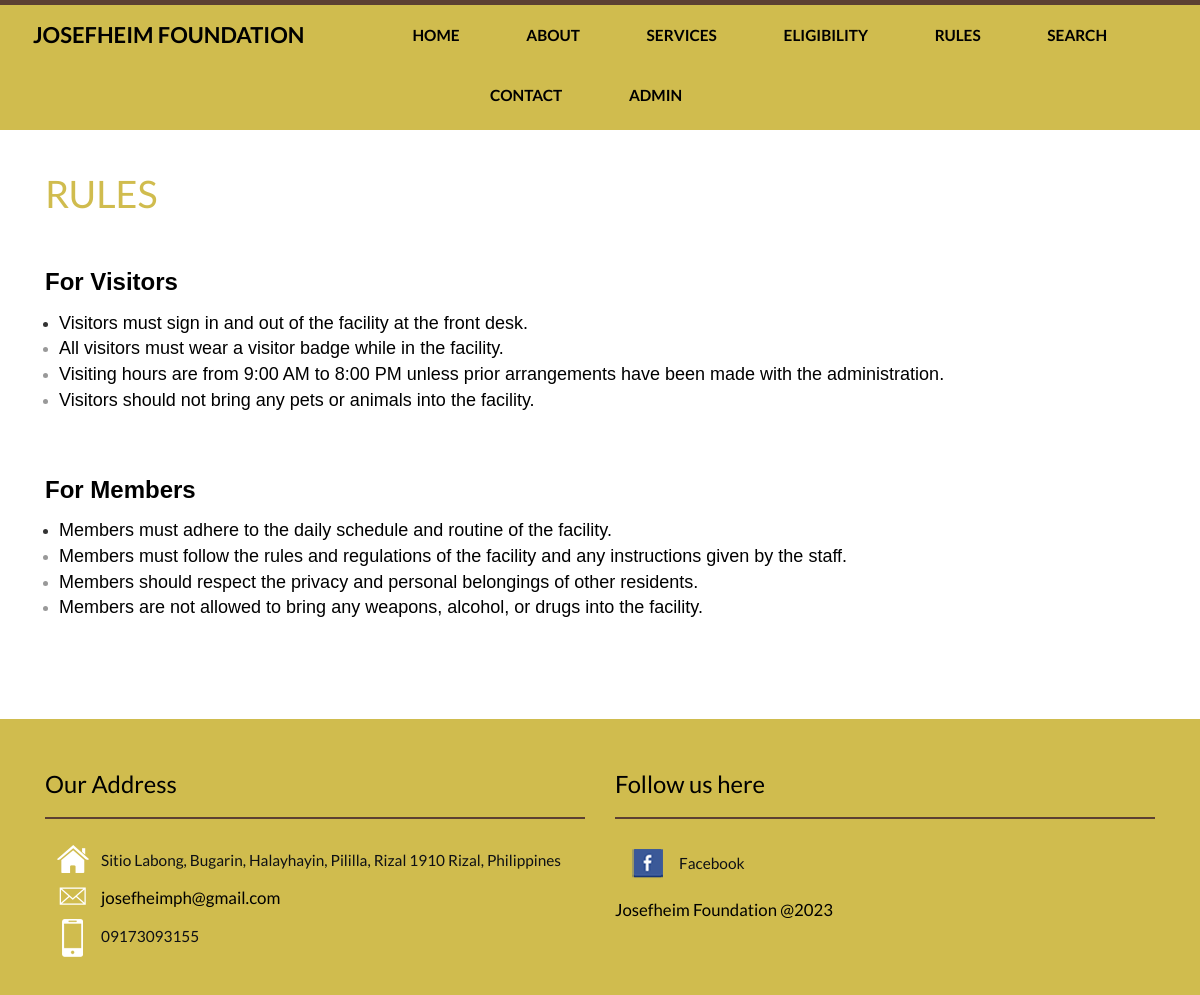
The page /rules.php on the database its author committed.
### tables this page shows
CREATE TABLE `tblpage` (
  `ID` int(10) NOT NULL,
  `PageType` varchar(200) DEFAULT NULL,
  `PageTitle` mediumtext DEFAULT NULL,
  `PageDescription` mediumtext DEFAULT NULL,
  `Email` varchar(200) DEFAULT NULL,
  `MobileNumber` varchar(15) DEFAULT NULL,
  `UpdationDate` date DEFAULT NULL,
  `Timing` varchar(200) NOT NULL
);

### rules.php (the view, shortened to what this page needs)
<?php
include('includes/config.php');
  ?>
<!DOCTYPE HTML>
<html>
<head>
<link href="css/bootstrap.css" rel='stylesheet' type='text/css' />
<link href="css/style.css" rel='stylesheet' type='text/css' />
<link rel="stylesheet" type="text/css" href="css/component.css" />
</head>
<body>
<?php include_once('includes/header.php');?>
	 <div class="gallery-section">
		 	<div class="container">
		 			<div class="letest-section">
	 			<div class="container">
	 				<?php
$ret=mysqli_query($con,"select * from tblpage where PageType='rules' ");
while ($row=mysqli_fetch_array($ret)) {
?>
	 				<h3><?php  echo $row['PageTitle'];?></h3>
	 				<p><?php  echo $row['PageDescription'];?></p><?php } ?>
					<br><br><br>
    </div>
 </div>
			</div>
		</div>
	<?php include_once('includes/footer.php');?>
</body>
</html>

### includes/footer.php (shortened to what this page needs)
<div class= "footer">
         <div class="container">
            <div class="col-md-6 footer-grid footer-grid1">
                    <div class="Office Address">
                        <h4>Our Address</h4>
                       <ul class="bottom-icons">
                        <?php
$ret=mysqli_query($con,"select * from tblpage where PageType='contactus' ");
while ($row=mysqli_fetch_array($ret)) {
?>
                            <li><a class="home" href="#"><span> </span></a><?php  echo $row['PageDescription'];?></li>
                            <li><a class="mail" href="mailto:info@example.com"><span> </span><?php  echo $row['Email'];?></a></li>
                            <li><a class="mbl" href="#"><span> </span></a><?php  echo $row['MobileNumber'];?></li>
                            <div class="clearfix"> </div><?php } ?>
                        </ul>
                     </div>
                </div>
                <div class="col-md-6 footer-grid footer-grid3">
                    <div class=" Follow us here">
                    <h4> Follow us here</h4>
                        <ul class="bottom-icons two">
                            <li><a class="fbook" href="https://web.facebook.com/josefheimfoundation/?_rdc=1&_rdr"><span> </span></a>Facebook</li>
                        </ul>
                    </div>
                    <div class="copy-center">
                            <p>Josefheim Foundation @2023</p>
                        </div>
                    </div>
                    <div class="clearfix"> </div>
                </div>
            </div>

### css/style.css (style rules this page uses)
body { background: #fff; font-family: 'Lato', sans-serif; }
.letest-section { padding:2em 0 2em 0; }
.letest-section h3 { color: #d0bc4e; font-size: 2.5em; margin: 0em 1em 1.5em 0.7em; font-family: 'Lato', sans-serif; font-weight: 400; text-transform: uppercase; }
.service-section h3,.works h3,.gallery-section h3 { margin: 0 0 0.5em; font-size: 2.7em; color: #d0bc4e; text-transform: uppercase; text-align: left; }
.gallery-section h3 { padding-top: 0.4em; }
.footer { background: #d0bc4e; padding: 2em 0; }
.footer p { color: #000000; font-size:1.2em; text-decoration: none; font-weight:400; margin: 0; line-height: 1.9em; }
.footer-grid h4 { color: #000000; font-size: 1.7em; text-decoration: none; font-weight: 400; margin: 1em 0; border-bottom: 2px solid #5c4033; padding: 0px 0 20px 0; }
ul.bottom-icons,ul.bottom-icons.two { padding: 0; color: #0e1014; }
ul.bottom-icons li,ul.bottom-icons.two li { display: block; margin-left:0px; list-style: none; color: #0e1014; }
ul.bottom-icons.two li a span { width:32px; height:32px; display: inline-block; background: url('../images/footer.png') no-repeat; vertical-align: middle; -webkit-transition: all 0.3s ease; -moz-transition: all 0.3s ease; -o-transition: all 0.3s ease; transition: all 0.3s ease; margin: 0 16px; }
ul.bottom-icons li a span { width:32px; height:38px; display: inline-block; background: url('../images/icons.png') no-repeat; vertical-align: middle; -webkit-transition: all 0.3s ease; -moz-transition: all 0.3s ease; -o-transition: all 0.3s ease; transition: all 0.3s ease; margin: 0 12px; color: #0e1014; }
ul.bottom-icons li a.home span { background-position: 0px -119px; }
ul.bottom-icons li a.mail span { background-position: 0px -179px; }
ul.bottom-icons li a.mbl span { background-position: 0px -219px; }
ul.bottom-icons.two li a.fbook span { background-position: -0px -0px; }
.bottom-icons li a,.bottom-icons.two li a,.bottom-icons li,.bottom-icons.two li { font-weight: 400; font-size: 1.1em; text-decoration: none; color: #000000; transition: 0.5s all; -webkit-transition: 0.5s all; -moz-transition: 0.5s all; -o-transition: 0.5s all; }
.bottom-icons.two li a { line-height: 2.4em; }

### css/component.css (style rules this page uses)
.gallery-section { position: relative; }

### rows shown on the page
tblpage: PageTitle "RULES", PageDescription "For Visitors Visitors must sign in and out of the facility at the front desk. All visitors must wear a visitor badge while in the facility. Visiting hours are from 9:00 AM to 8:00 PM unless prior arrangements have been made with the administration. Visitors should not bring any pets or animals into the facility. For Members Members must adhere to the daily schedule and routine of the facility. Members must follow the rules and regulations of the facility and any instructions given by the staff. Members should respect the privacy and personal belongings of other residents. Members are not allowed to bring any weapons, alcohol, or drugs into the facility."
tblpage: PageDescription "Sitio Labong, Bugarin, Halayhayin, Pililla, Rizal 1910 Rizal, Philippines", Email "josefheimph@gmail.com", MobileNumber "09173093155"
